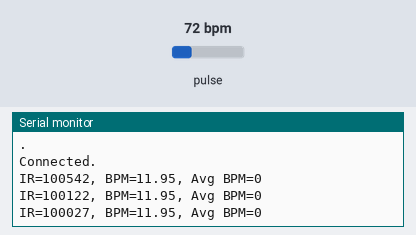
Simulated run of this sketch. Board: ESP32. Shown: the last lines printed to the serial monitor. The inputs (shaded band) are chosen by the test bench; at power-on: pulse 72 bpm. WiFi joins after 1.5 s; servers stay silent unless stated.

Above: at 5.8 s.
5.9 s: pulse set to 42 bpm
At 6.16 s:
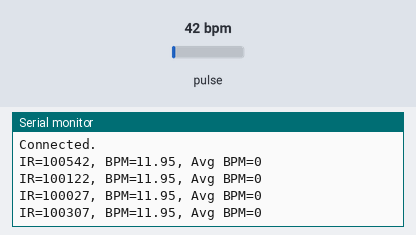
7.4 s: pulse set to 70 bpm
At 7.41 s:
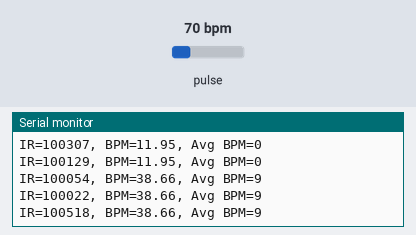
Timing chart, 0 to 10.4 s (numbered marks = the images above; inputs shaded):
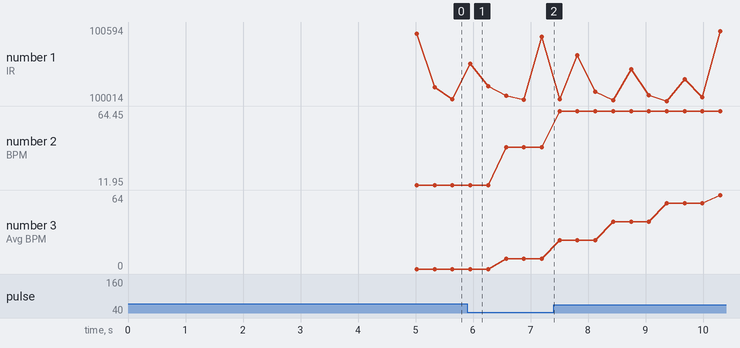

Measured:
- after the input at 5.9 s, the serial monitor: prints a new line after 0.05 s (image 1)
- plotted number 1: 100027 → 100518 after the input at 5.9 s, 100518 → 100419 after the input at 7.4 s
- plotted number 2: 11.95 → 38.66 after the input at 5.9 s, 38.66 → 64.38 after the input at 7.4 s
- plotted number 3: 0 → 9 after the input at 5.9 s, 9 → 64 after the input at 7.4 s

The sketch:

main.ino
```cpp
#include <Wire.h>
#include "MAX30105.h"
#include <WiFi.h>
#include <ThingSpeak.h>
#include "heartRate.h"

const char ssid[] = "Hitu";
const char password[] = "1234567890abc";
const long CHANNEL = 1547155;
const char *WRITE_API = "SE1JB3M4C28XXLBT";
const byte RATE_SIZE = 4; //Increase this for more averaging. 4 is good.

WiFiClient client;
MAX30105 particleSensor;
byte rates[RATE_SIZE]; //Array of heart rates
byte rateSpot = 0;

long lastBeat = 0; //Time at which the last beat occurred
float beatsPerMinute;
int beatAvg;

void setup()
{
  Serial.begin(115200);
  Serial.println("Initializing...");

  // Initialize sensor
  if (!particleSensor.begin(Wire, I2C_SPEED_FAST)) //Use default I2C port, 400kHz speed
  {
    Serial.println("MAX30105 was not found. Please check wiring/power. ");
    while (1)
      ;
  }

  Serial.println("Place your index finger on the sensor with steady pressure.");
  particleSensor.setup();                    //Configure sensor with default settings
  particleSensor.setPulseAmplitudeRed(0x0A); //Turn Red LED to low to indicate sensor is running
  particleSensor.setPulseAmplitudeGreen(0);  //Turn off Green LED
  Serial.println();

  Serial.println("Send Sensor's Data to ThingSpeak Using ESP32");
  Serial.println();

  WiFi.mode(WIFI_STA);
  ThingSpeak.begin(client);
}

void loop()
{
  if (WiFi.status() != WL_CONNECTED)
  {
    Serial.print("Attempting to connect to SSID: ");
    Serial.println(ssid);
    while (WiFi.status() != WL_CONNECTED)
    {
      WiFi.begin(ssid, password);
      Serial.print(".");
      delay(5000);
    }
    Serial.println("\nConnected.");
  }

  long irValue = particleSensor.getIR();
  if (checkForBeat(irValue) == true)
  {
    long delta = millis() - lastBeat;
    lastBeat = millis();
    beatsPerMinute = 60 / (delta / 1000.0);
    if (beatsPerMinute < 255 && beatsPerMinute > 20)
    {
      rates[rateSpot++] = (byte)beatsPerMinute; //Store this reading in the array
      rateSpot %= RATE_SIZE;                    //Wrap variable
      beatAvg = 0;
      for (byte x = 0; x < RATE_SIZE; x++)
        beatAvg += rates[x];
      beatAvg /= RATE_SIZE;
    }
  }

  Serial.print("IR=");
  Serial.print(irValue);

  ThingSpeak.setField(1, irValue);
  Serial.print(", BPM=");
  ThingSpeak.setField(2, beatsPerMinute);

  Serial.print(beatsPerMinute);
  Serial.print(", Avg BPM=");
  Serial.print(beatAvg);
  ThingSpeak.setField(3, beatAvg);

  int x = ThingSpeak.writeFields(CHANNEL, WRITE_API);

  if (irValue < 50000)
    Serial.print(" No finger?");
  Serial.println();
}
```
